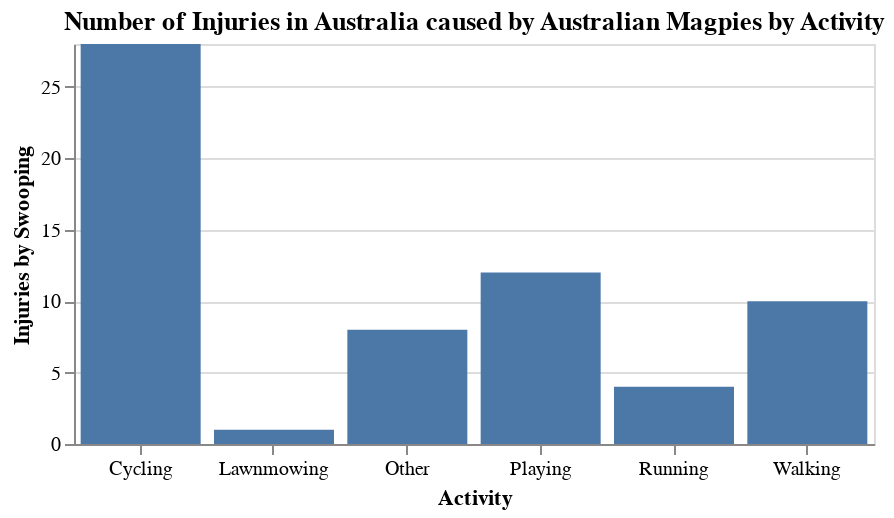

Describe this chart as a Vega-Lite specification.
### Vega-Lite specification from a JSON file in a GitHub repository (floating-point values rounded to 4 significant figures)
{"$schema": "https://vega.github.io/schema/vega-lite/v5.json", "description": "A simple bar chart with embedded data.", "width": 400, "height": 200, "title": "Number of Injuries in Australia caused by Australian Magpies by Activity", "data": {"values": [{"Activity": "Lawnmowing", "Injuries by Swooping": 1}, {"Activity": "Walking", "Injuries by Swooping": 10}, {"Activity": "Playing", "Injuries by Swooping": 12}, {"Activity": "Cycling", "Injuries by Swooping": 28}, {"Activity": "Running", "Injuries by Swooping": 4}, {"Activity": "Other", "Injuries by Swooping": 8}]}, "mark": "bar", "encoding": {"x": {"field": "Activity", "type": "nominal", "axis": {"labelAngle": 0}}, "y": {"field": "Injuries by Swooping", "type": "quantitative"}}}
